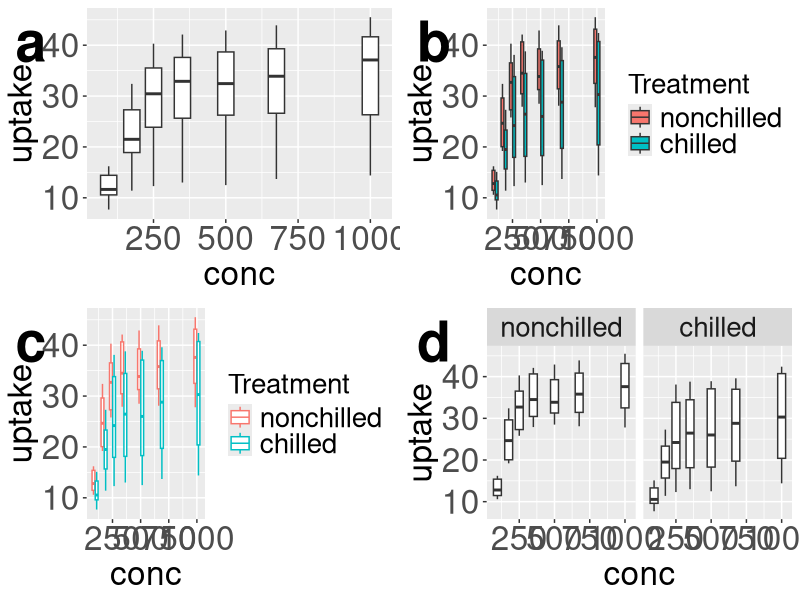

Write R code to recreate this figure.
library(ggplot2)
library(cowplot)
df <- CO2

p1 <- ggplot(data = df,
  aes(x = conc, y = uptake, group = conc)) +
  geom_boxplot() +
  theme(
    axis.text = element_text(size = 24),
    axis.title = element_text(size = 24)
  )

p2 <- ggplot(data = df,
  aes(x = conc, y = uptake,
    group = interaction(conc, Treatment),
    fill = Treatment)) +
  geom_boxplot() +
  theme(
    axis.text = element_text(size = 24),
    axis.title = element_text(size = 24),
    legend.text = element_text(size = 20),
    legend.title = element_text(size = 20)
  )


p3 <- ggplot(data = df,
  aes(x = conc, y = uptake,
    group = interaction(conc, Treatment),
    colour = Treatment)) +
  geom_boxplot() +
  theme(
    axis.text = element_text(size = 24),
    axis.title = element_text(size = 24),
    legend.text = element_text(size = 20),
    legend.title = element_text(size = 20)
  )

p4 <- ggplot(data = df,
  aes(x = conc, y = uptake,
    group = conc)) +
  geom_boxplot() +
  facet_wrap(~ Treatment) +
  theme(
    axis.text = element_text(size = 24),
    axis.title = element_text(size = 24),
    legend.text = element_text(size = 20),
    legend.title = element_text(size = 20),
    strip.text = element_text(size = 20)
  )


p <- plot_grid(p1, p2, p3, p4, labels = c("a", "b", "c", "d"), label_size = 40)

ggsave(filename = "../R/www/DocuPlot.jpg", p, width = 20, height = 20)


